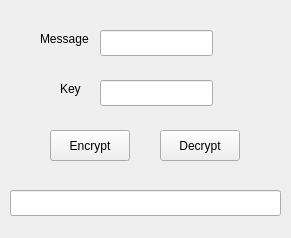
<?xml version="1.0" encoding="UTF-8"?>
<ui version="4.0">
 <class>Form</class>
 <widget class="QWidget" name="Form">
  <property name="geometry">
   <rect>
    <x>0</x>
    <y>0</y>
    <width>291</width>
    <height>238</height>
   </rect>
  </property>
  <property name="windowTitle">
   <string>Form</string>
  </property>
  <widget class="QPushButton" name="enc_btn">
   <property name="geometry">
    <rect>
     <x>50</x>
     <y>130</y>
     <width>80</width>
     <height>31</height>
    </rect>
   </property>
   <property name="cursor">
    <cursorShape>PointingHandCursor</cursorShape>
   </property>
   <property name="text">
    <string>Encrypt</string>
   </property>
  </widget>
  <widget class="QPushButton" name="dec_btn">
   <property name="geometry">
    <rect>
     <x>160</x>
     <y>130</y>
     <width>80</width>
     <height>31</height>
    </rect>
   </property>
   <property name="cursor">
    <cursorShape>PointingHandCursor</cursorShape>
   </property>
   <property name="text">
    <string>Decrypt</string>
   </property>
  </widget>
  <widget class="QLineEdit" name="msg">
   <property name="geometry">
    <rect>
     <x>100</x>
     <y>30</y>
     <width>113</width>
     <height>26</height>
    </rect>
   </property>
  </widget>
  <widget class="QLineEdit" name="key">
   <property name="geometry">
    <rect>
     <x>100</x>
     <y>80</y>
     <width>113</width>
     <height>26</height>
    </rect>
   </property>
  </widget>
  <widget class="QLabel" name="label">
   <property name="geometry">
    <rect>
     <x>40</x>
     <y>30</y>
     <width>58</width>
     <height>18</height>
    </rect>
   </property>
   <property name="text">
    <string>Message</string>
   </property>
  </widget>
  <widget class="QLabel" name="label_2">
   <property name="geometry">
    <rect>
     <x>60</x>
     <y>80</y>
     <width>31</width>
     <height>18</height>
    </rect>
   </property>
   <property name="text">
    <string>Key</string>
   </property>
  </widget>
  <widget class="QLineEdit" name="result">
   <property name="geometry">
    <rect>
     <x>10</x>
     <y>190</y>
     <width>271</width>
     <height>26</height>
    </rect>
   </property>
   <property name="alignment">
    <set>Qt::AlignCenter</set>
   </property>
   <property name="readOnly">
    <bool>true</bool>
   </property>
  </widget>
 </widget>
 <resources/>
 <connections/>
</ui>
